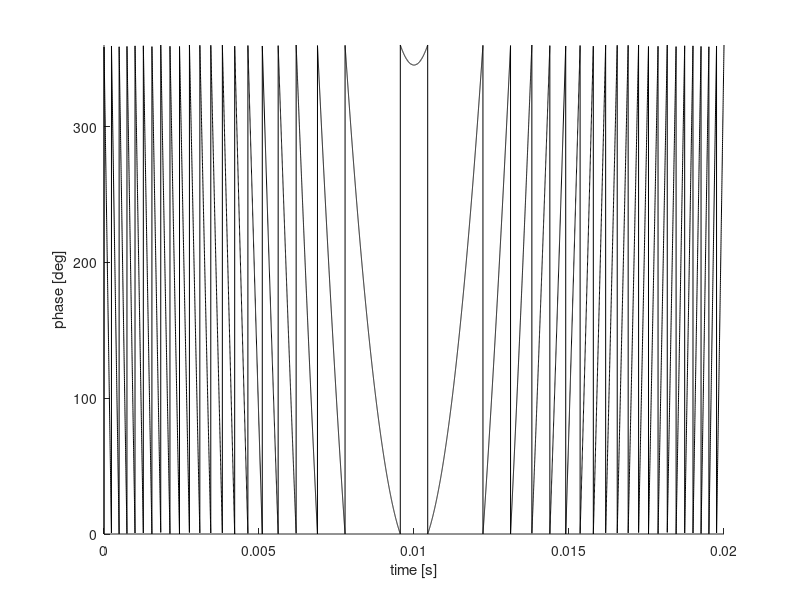
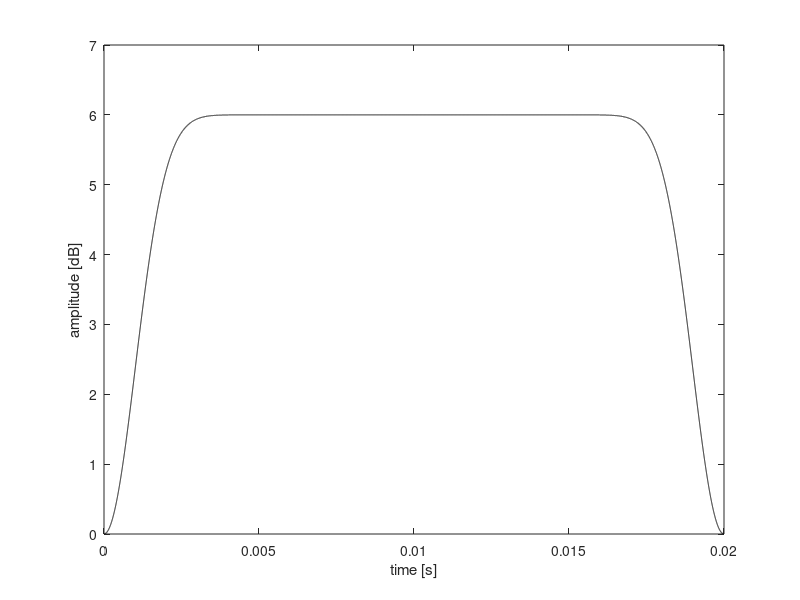

Write the MATLAB code that produced these figures, in order.
% CHIRP phase table generator for Tecmag
% Adapted from Tecmag's CHIRP script

clear
clc
close all

%%%%%%% User-defined parameters %%%%%%%

% dt = 500e-9 ; %time per point in waveform (s) [Scout limit is 20ns]
N = 20000; %points to define the waveform
tau = 20e-3; %pulse length (s)
sliceheight = 0.030; %mm
G = 6.59; %T m-1, B0 field gradient
offset = 0; %mm, frequency offset (if applicable)
amplitude = 6; %dB, for Tecmag
% NOTE: positive offset moves to the left in the FT spectrum (negative
% position)

%%%%%%% END User-defined parameters %%%%%%%


% N = round(tau/dt); %number of points per pulse waveform
dt = (tau/N); %time per point in waveform (s) [Scout limit is 20 ns]
gamma = 42.576; %MHz T-1
SW = sliceheight*G*gamma*1000; %Hz
offsetHz = offset*1000*G*gamma; %Hz

phase = zeros(N,1);

ind = 1:N;
f = (ind-N/2)*(SW/N);
inc = 2*pi*f*dt;
o_inc = 2*pi*offsetHz*dt;

for i = 1:N-1
    phase(i+1) = phase(i)+inc(i)-o_inc;
end

phase = mod((phase*360/2/pi),360);
dlmwrite('CHIRP_Phase.dat',phase);



figure(1)
hold on
t = linspace(0,tau,N);
plot(t,phase,'-k')
xlabel('time [s]')
ylabel('phase [deg]')
ylim([0 360])

tamp = linspace(0,tau,N);
amp = amplitude*(1-(cos(pi*tamp/tau)).^40);
dlmwrite('CHIRP_Amp.dat',amp');

figure(2)
plot(tamp,amp,'-k')
xlabel('time [s]')
ylabel('amplitude [dB]')
ylim([0 amplitude+1])
